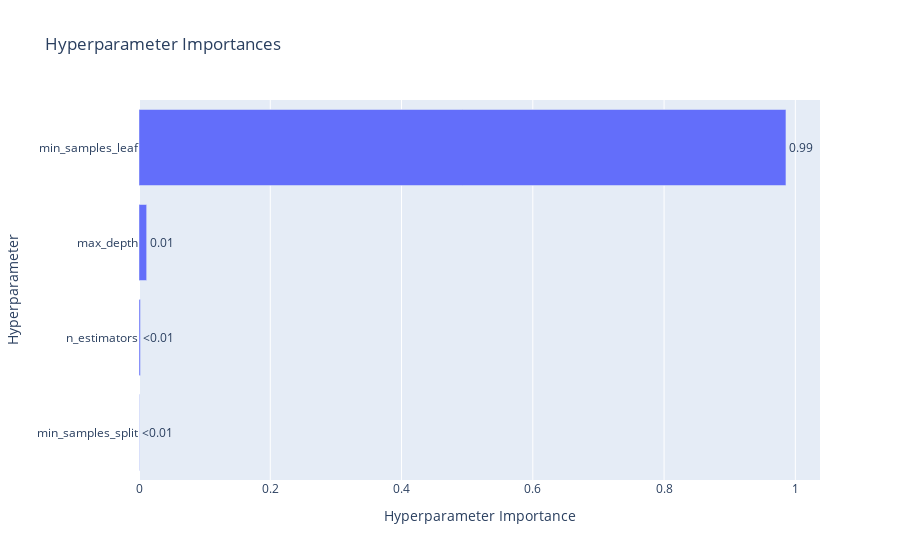

The notebook cell saved with this chart:
### Code cell
# Visualize the importance of each hyperparameter based on the Optuna study.
# This plot helps to understand which hyperparameters most significantly impact the objective function.

optuna.visualization.plot_param_importances(study)

### Figure 1 — Plotly figure (JSON) as saved in the notebook; plotly's stock layout.template omitted (floating-point values rounded to 4 significant figures)
{"data": [{"cliponaxis": false, "hovertemplate": ["min_samples_split (IntDistribution): 0.0005019683298022885<extra></extra>", "n_estimators (IntDistribution): 0.002133410596661239<extra></extra>", "max_depth (IntDistribution): 0.011667924245274948<extra></extra>", "min_samples_leaf (IntDistribution): 0.9856966968282616<extra></extra>"], "name": "Objective Value", "orientation": "h", "text": ["<0.01", "<0.01", "0.01", "0.99"], "textposition": "outside", "type": "bar", "x": [0.000502, 0.002133, 0.01167, 0.9857], "y": ["min_samples_split", "n_estimators", "max_depth", "min_samples_leaf"]}], "layout": {"title": {"text": "Hyperparameter Importances"}, "xaxis": {"title": {"text": "Hyperparameter Importance"}}, "yaxis": {"title": {"text": "Hyperparameter"}}}}
